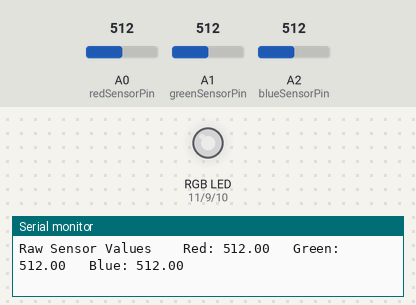
A sketch run on a simulated Arduino Uno, built with avr-gcc and run on an emulated ATmega328P. Shown: an RGB LED mixed from three pins (HIGH = lit), the last lines printed to the serial monitor. Inputs (shaded band) come from the test bench; at power-on: A0 (redSensorPin) = 512, A1 (greenSensorPin) = 512, A2 (blueSensorPin) = 512. Dim RGB values are drawn brighter than linear.

Above: at 1.2 s.
1.3 s: A0 (redSensorPin) set to 413
At 1.9 s:
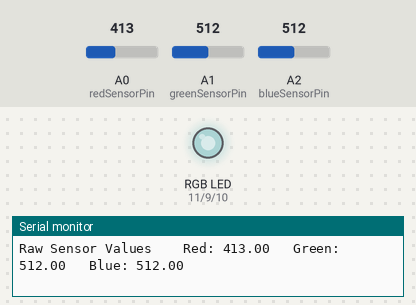
3.0 s: A0 (redSensorPin) set to 386
At 3.8 s:
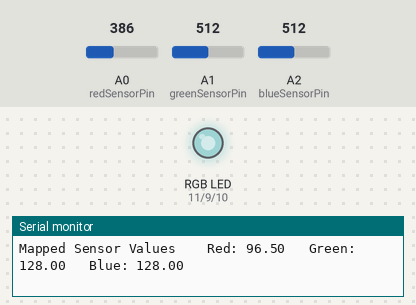
6.0 s: A1 (greenSensorPin) set to 414
At 6.5 s:
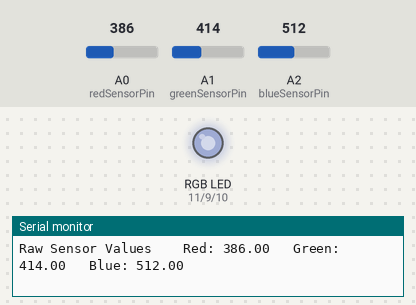
9.0 s: A1 (greenSensorPin) set to 391
At 10.3 s:
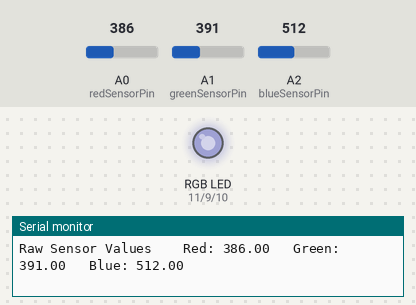
10.6 s: A2 (blueSensorPin) set to 417
At 11.4 s:
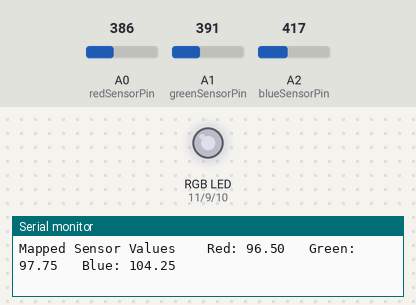
13.6 s: A2 (blueSensorPin) set to 384
At 14.5 s:
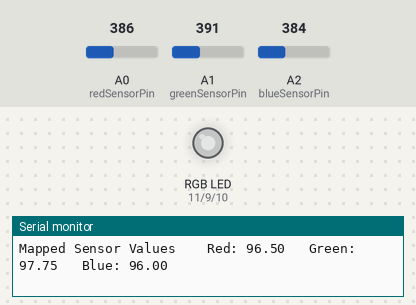
Timing chart, 0 to 16.6 s (numbered marks = the images above; inputs shaded):
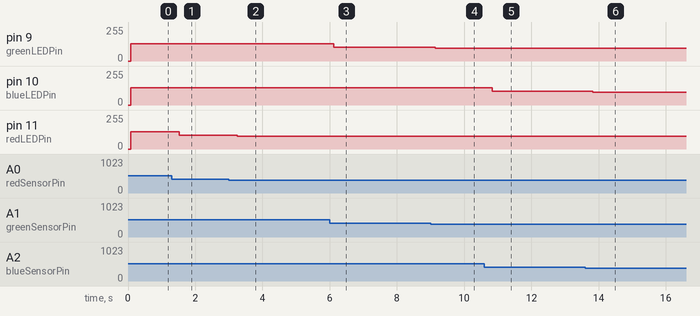

Measured:
- after the input at 1.3 s, pin 11 (redLEDPin): 128/255 → 103/255 after 0.23 s
- after the input at 3.0 s, pin 11 (redLEDPin): 103/255 → 96/255 after 0.24 s
- after the input at 6.0 s, pin 9 (greenLEDPin): 128/255 → 103/255 after 0.13 s
- after the input at 9.0 s, pin 9 (greenLEDPin): 103/255 → 97/255 after 0.14 s
- after the input at 10.6 s, pin 10 (blueLEDPin): 128/255 → 104/255 after 0.23 s
- after the input at 13.6 s, pin 10 (blueLEDPin): 104/255 → 96/255 after 0.22 s

The sketch:

ColorMixingLamp.ino
```cpp
const int redSensorPin = A0;
const int greenSensorPin = A1;
const int blueSensorPin = A2;

const int redLEDPin = 11;
const int greenLEDPin  = 9;
const int blueLEDPin = 10;

void setup() {
  // Begin serial communication at 9600 bps.
  Serial.begin(9600);

  // Define the LED pins as outputs.
  pinMode(redLEDPin, OUTPUT);
  pinMode(greenLEDPin, OUTPUT);
  pinMode(blueLEDPin, OUTPUT);
}

void loop() {
  // Read the sensor values.
  // Put a smally delay() between each analogRead() as the ADC takes a millisecond to do its work.
  float redSensorValue = analogRead(redSensorPin);
  delay(5);
  float greenSensorValue = analogRead(greenSensorPin);
  delay(5);
  float blueSensorValue = analogRead(blueSensorPin);

  // Print the sensor values to the serial monitor.
  Serial.print("Raw Sensor Values \t Red: ");
  Serial.print(redSensorValue);
  Serial.print("\t Green: ");
  Serial.print(greenSensorValue);
  Serial.print("\t Blue: ");
  Serial.println(blueSensorValue);

  // The analogRead() function, that reads the sensor values, can be a number between 0-1023.
  // The analogWrite() function, that changes the LED value via PWM, requires a value between
  // 0-255, which represents the duty cycle the Arduino will output on the specified pin.
  // To convert the sensor reading value from a value between 0-1023 to a value between 0-55,
  // divide the sensor reading by 4.
  float redValue = redSensorValue / 4;
  float greenValue = greenSensorValue / 4;
  float blueValue = blueSensorValue / 4;

  // Print the new mapped sensor values to the serial monitor.
  Serial.print("Mapped Sensor Values \t Red: ");
  Serial.print(redValue);
  Serial.print("\t Green: ");
  Serial.print(greenValue);
  Serial.print("\t Blue: ");
  Serial.println(blueValue);

  // Set the LED light levels.
  analogWrite(redLEDPin, redValue);
  analogWrite(greenLEDPin, greenValue);
  analogWrite(blueLEDPin, blueValue);
}
```
